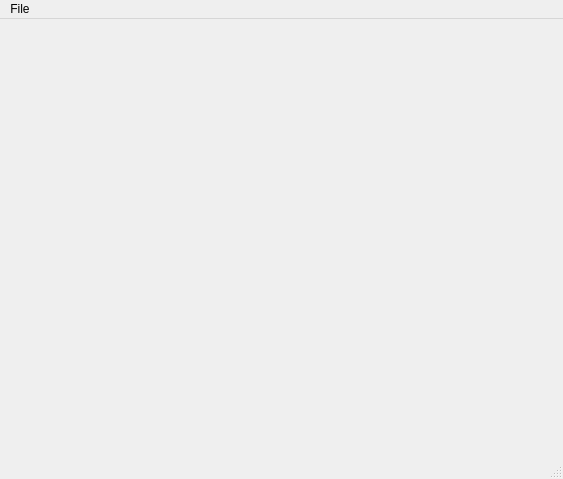
<?xml version="1.0" encoding="UTF-8"?>
<ui version="4.0">
 <class>MainWindow</class>
 <widget class="QMainWindow" name="MainWindow">
  <property name="geometry">
   <rect>
    <x>0</x>
    <y>0</y>
    <width>563</width>
    <height>479</height>
   </rect>
  </property>
  <property name="windowTitle">
   <string>MainWindow</string>
  </property>
  <widget class="QWidget" name="centralwidget">
   <widget class="QELabel" name="qelabel">
    <property name="geometry">
     <rect>
      <x>344</x>
      <y>368</y>
      <width>65</width>
      <height>16</height>
     </rect>
    </property>
    <property name="variable" stdset="0">
     <string>$(P):image1:UniqueId_RBV</string>
    </property>
    <property name="variableSubstitutions" stdset="0">
     <string>P=PS1</string>
    </property>
   </widget>
   <widget class="QWidget" name="">
    <property name="geometry">
     <rect>
      <x>0</x>
      <y>4</y>
      <width>590</width>
      <height>410</height>
     </rect>
    </property>
    <layout class="QVBoxLayout" name="verticalLayout">
     <item>
      <layout class="QHBoxLayout" name="horizontalLayout">
       <item>
        <widget class="QEImage" name="qeimage">
         <property name="sizePolicy">
          <sizepolicy hsizetype="Expanding" vsizetype="Expanding">
           <horstretch>0</horstretch>
           <verstretch>0</verstretch>
          </sizepolicy>
         </property>
         <property name="imageVariable" stdset="0">
          <string>$(P):image1:ArrayData</string>
         </property>
         <property name="formatVariable" stdset="0">
          <string/>
         </property>
         <property name="widthVariable" stdset="0">
          <string>$(P):cam1:ArraySizeX_RBV</string>
         </property>
         <property name="heightVariable" stdset="0">
          <string>$(P):cam1:ArraySizeY_RBV</string>
         </property>
         <property name="profileHozThicknessVariable" stdset="0">
          <string>500</string>
         </property>
         <property name="variableSubstitutions" stdset="0">
          <string>P=CPS1</string>
         </property>
         <property name="variableAsToolTip">
          <bool>true</bool>
         </property>
         <property name="displayAlarmStateOption" stdset="0">
          <enum>QEImage::Never</enum>
         </property>
         <property name="bitDepth" stdset="0">
          <UInt>8</UInt>
         </property>
         <property name="displayEllipse">
          <bool>true</bool>
         </property>
         <property name="displayButtonBar">
          <bool>false</bool>
         </property>
         <property name="showTime">
          <bool>true</bool>
         </property>
         <property name="resizeOption" stdset="0">
          <enum>QEImage::Fit</enum>
         </property>
         <property name="externalControls">
          <bool>false</bool>
         </property>
         <property name="fullScreen">
          <bool>false</bool>
         </property>
        </widget>
       </item>
       <item>
        <spacer name="horizontalSpacer">
         <property name="orientation">
          <enum>Qt::Horizontal</enum>
         </property>
         <property name="sizeType">
          <enum>QSizePolicy::Fixed</enum>
         </property>
         <property name="sizeHint" stdset="0">
          <size>
           <width>40</width>
           <height>20</height>
          </size>
         </property>
        </spacer>
       </item>
      </layout>
     </item>
     <item>
      <spacer name="verticalSpacer">
       <property name="orientation">
        <enum>Qt::Vertical</enum>
       </property>
       <property name="sizeType">
        <enum>QSizePolicy::Fixed</enum>
       </property>
       <property name="sizeHint" stdset="0">
        <size>
         <width>20</width>
         <height>40</height>
        </size>
       </property>
      </spacer>
     </item>
    </layout>
   </widget>
  </widget>
  <widget class="QMenuBar" name="menubar">
   <property name="geometry">
    <rect>
     <x>0</x>
     <y>0</y>
     <width>563</width>
     <height>20</height>
    </rect>
   </property>
   <widget class="QMenu" name="menuFile">
    <property name="title">
     <string>File</string>
    </property>
    <addaction name="actionQuit"/>
   </widget>
   <addaction name="menuFile"/>
  </widget>
  <widget class="QStatusBar" name="statusbar"/>
  <action name="actionQuit">
   <property name="text">
    <string>Quit</string>
   </property>
  </action>
 </widget>
 <customwidgets>
  <customwidget>
   <class>QEImage</class>
   <extends>QFrame</extends>
   <header>QEImage.h</header>
  </customwidget>
  <customwidget>
   <class>QELabel</class>
   <extends>QLabel</extends>
   <header>QELabel.h</header>
  </customwidget>
 </customwidgets>
 <resources/>
 <connections/>
</ui>
